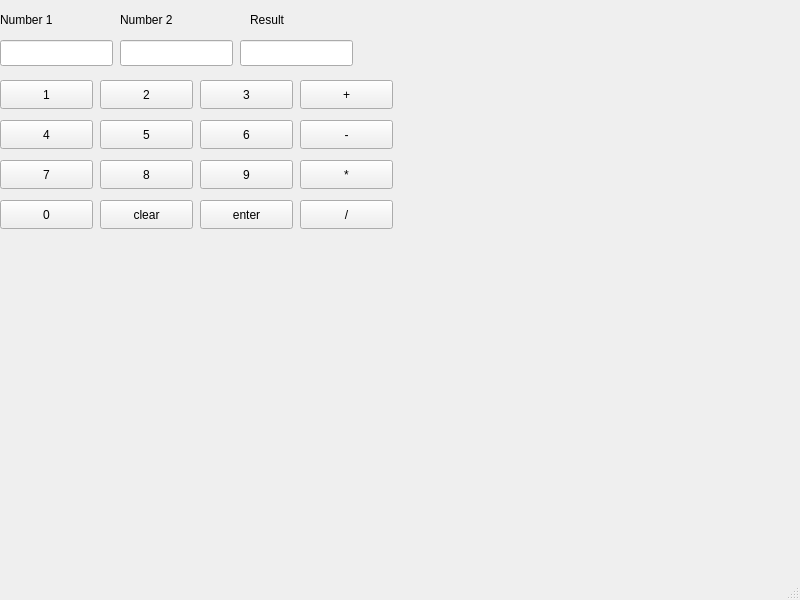
<?xml version="1.0" encoding="UTF-8"?>
<ui version="4.0">
 <class>MainWindow</class>
 <widget class="QMainWindow" name="MainWindow">
  <property name="geometry">
   <rect>
    <x>0</x>
    <y>0</y>
    <width>800</width>
    <height>600</height>
   </rect>
  </property>
  <property name="windowTitle">
   <string>MainWindow</string>
  </property>
  <widget class="QWidget" name="centralwidget">
   <widget class="QPushButton" name="N1">
    <property name="geometry">
     <rect>
      <x>0</x>
      <y>80</y>
      <width>93</width>
      <height>29</height>
     </rect>
    </property>
    <property name="text">
     <string>1</string>
    </property>
   </widget>
   <widget class="QPushButton" name="N2">
    <property name="geometry">
     <rect>
      <x>100</x>
      <y>80</y>
      <width>93</width>
      <height>29</height>
     </rect>
    </property>
    <property name="text">
     <string>2</string>
    </property>
   </widget>
   <widget class="QPushButton" name="N3">
    <property name="geometry">
     <rect>
      <x>200</x>
      <y>80</y>
      <width>93</width>
      <height>29</height>
     </rect>
    </property>
    <property name="text">
     <string>3</string>
    </property>
   </widget>
   <widget class="QPushButton" name="add">
    <property name="geometry">
     <rect>
      <x>300</x>
      <y>80</y>
      <width>93</width>
      <height>29</height>
     </rect>
    </property>
    <property name="text">
     <string>+</string>
    </property>
   </widget>
   <widget class="QPushButton" name="N4">
    <property name="geometry">
     <rect>
      <x>0</x>
      <y>120</y>
      <width>93</width>
      <height>29</height>
     </rect>
    </property>
    <property name="text">
     <string>4</string>
    </property>
   </widget>
   <widget class="QPushButton" name="N5">
    <property name="geometry">
     <rect>
      <x>100</x>
      <y>120</y>
      <width>93</width>
      <height>29</height>
     </rect>
    </property>
    <property name="text">
     <string>5</string>
    </property>
   </widget>
   <widget class="QPushButton" name="N6">
    <property name="geometry">
     <rect>
      <x>200</x>
      <y>120</y>
      <width>93</width>
      <height>29</height>
     </rect>
    </property>
    <property name="text">
     <string>6</string>
    </property>
   </widget>
   <widget class="QPushButton" name="sub">
    <property name="geometry">
     <rect>
      <x>300</x>
      <y>120</y>
      <width>93</width>
      <height>29</height>
     </rect>
    </property>
    <property name="text">
     <string>-</string>
    </property>
   </widget>
   <widget class="QPushButton" name="N7">
    <property name="geometry">
     <rect>
      <x>0</x>
      <y>160</y>
      <width>93</width>
      <height>29</height>
     </rect>
    </property>
    <property name="text">
     <string>7</string>
    </property>
   </widget>
   <widget class="QPushButton" name="N8">
    <property name="geometry">
     <rect>
      <x>100</x>
      <y>160</y>
      <width>93</width>
      <height>29</height>
     </rect>
    </property>
    <property name="text">
     <string>8</string>
    </property>
   </widget>
   <widget class="QPushButton" name="N9">
    <property name="geometry">
     <rect>
      <x>200</x>
      <y>160</y>
      <width>93</width>
      <height>29</height>
     </rect>
    </property>
    <property name="text">
     <string>9</string>
    </property>
   </widget>
   <widget class="QPushButton" name="mul">
    <property name="geometry">
     <rect>
      <x>300</x>
      <y>160</y>
      <width>93</width>
      <height>29</height>
     </rect>
    </property>
    <property name="text">
     <string>*</string>
    </property>
   </widget>
   <widget class="QLineEdit" name="num1">
    <property name="geometry">
     <rect>
      <x>0</x>
      <y>40</y>
      <width>113</width>
      <height>26</height>
     </rect>
    </property>
   </widget>
   <widget class="QLineEdit" name="num2">
    <property name="geometry">
     <rect>
      <x>120</x>
      <y>40</y>
      <width>113</width>
      <height>26</height>
     </rect>
    </property>
   </widget>
   <widget class="QLineEdit" name="result">
    <property name="geometry">
     <rect>
      <x>240</x>
      <y>40</y>
      <width>113</width>
      <height>26</height>
     </rect>
    </property>
   </widget>
   <widget class="QPushButton" name="N0">
    <property name="geometry">
     <rect>
      <x>0</x>
      <y>200</y>
      <width>93</width>
      <height>29</height>
     </rect>
    </property>
    <property name="text">
     <string>0</string>
    </property>
   </widget>
   <widget class="QPushButton" name="clear">
    <property name="geometry">
     <rect>
      <x>100</x>
      <y>200</y>
      <width>93</width>
      <height>29</height>
     </rect>
    </property>
    <property name="text">
     <string>clear</string>
    </property>
   </widget>
   <widget class="QPushButton" name="enter">
    <property name="geometry">
     <rect>
      <x>200</x>
      <y>200</y>
      <width>93</width>
      <height>29</height>
     </rect>
    </property>
    <property name="text">
     <string>enter</string>
    </property>
   </widget>
   <widget class="QPushButton" name="div">
    <property name="geometry">
     <rect>
      <x>300</x>
      <y>200</y>
      <width>93</width>
      <height>29</height>
     </rect>
    </property>
    <property name="text">
     <string>/</string>
    </property>
   </widget>
   <widget class="QLabel" name="label">
    <property name="geometry">
     <rect>
      <x>0</x>
      <y>10</y>
      <width>63</width>
      <height>20</height>
     </rect>
    </property>
    <property name="text">
     <string>Number 1</string>
    </property>
   </widget>
   <widget class="QLabel" name="label_2">
    <property name="geometry">
     <rect>
      <x>120</x>
      <y>10</y>
      <width>63</width>
      <height>20</height>
     </rect>
    </property>
    <property name="text">
     <string>Number 2</string>
    </property>
   </widget>
   <widget class="QLabel" name="label_3">
    <property name="geometry">
     <rect>
      <x>250</x>
      <y>10</y>
      <width>63</width>
      <height>20</height>
     </rect>
    </property>
    <property name="text">
     <string>Result</string>
    </property>
   </widget>
  </widget>
  <widget class="QMenuBar" name="menubar">
   <property name="geometry">
    <rect>
     <x>0</x>
     <y>0</y>
     <width>800</width>
     <height>26</height>
    </rect>
   </property>
  </widget>
  <widget class="QStatusBar" name="statusbar"/>
 </widget>
 <resources/>
 <connections/>
</ui>
